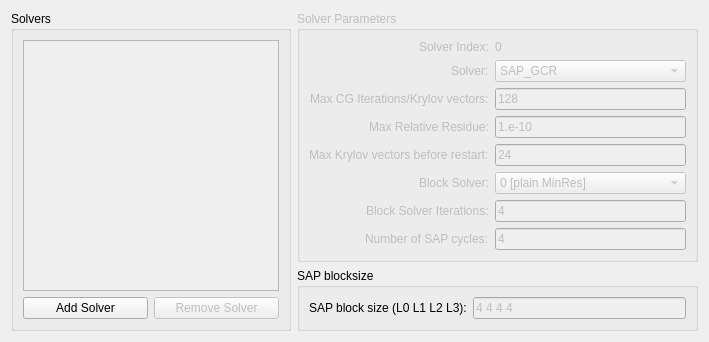
       <widget class="QWidget" name="tabSolvers">
        <attribute name="title">
         <string>Solvers</string>
        </attribute>
        <layout class="QHBoxLayout" name="horizontalLayout_19">
         <item>
          <widget class="QGroupBox" name="groupBox_8">
           <property name="title">
            <string>Solvers</string>
           </property>
           <property name="flat">
            <bool>false</bool>
           </property>
           <layout class="QVBoxLayout" name="verticalLayout_5">
            <item>
             <widget class="QListWidget" name="listSolvers">
              <property name="enabled">
               <bool>false</bool>
              </property>
              <property name="contextMenuPolicy">
               <enum>Qt::ActionsContextMenu</enum>
              </property>
              <property name="dragEnabled">
               <bool>true</bool>
              </property>
              <property name="dragDropMode">
               <enum>QAbstractItemView::DragDrop</enum>
              </property>
              <property name="defaultDropAction">
               <enum>Qt::MoveAction</enum>
              </property>
              <property name="sortingEnabled">
               <bool>false</bool>
              </property>
             </widget>
            </item>
            <item>
             <layout class="QHBoxLayout" name="horizontalLayout_14">
              <property name="rightMargin">
               <number>0</number>
              </property>
              <item>
               <widget class="QPushButton" name="btnAddSolver">
                <property name="text">
                 <string>Add Solver</string>
                </property>
               </widget>
              </item>
              <item>
               <widget class="QPushButton" name="btnRemoveSolver">
                <property name="enabled">
                 <bool>false</bool>
                </property>
                <property name="text">
                 <string>Remove Solver</string>
                </property>
               </widget>
              </item>
             </layout>
            </item>
           </layout>
          </widget>
         </item>
         <item>
          <layout class="QVBoxLayout" name="verticalLayout_14">
           <item>
            <widget class="QGroupBox" name="groupSolver">
             <property name="enabled">
              <bool>false</bool>
             </property>
             <property name="title">
              <string>Solver Parameters</string>
             </property>
             <property name="flat">
              <bool>false</bool>
             </property>
             <layout class="QHBoxLayout" name="horizontalLayout_8">
              <item>
               <layout class="QFormLayout" name="formLayout_2">
                <property name="fieldGrowthPolicy">
                 <enum>QFormLayout::AllNonFixedFieldsGrow</enum>
                </property>
                <property name="labelAlignment">
                 <set>Qt::AlignRight|Qt::AlignTrailing|Qt::AlignVCenter</set>
                </property>
                <property name="verticalSpacing">
                 <number>6</number>
                </property>
                <item row="0" column="0">
                 <widget class="QLabel" name="lbl0_15">
                  <property name="toolTip">
                   <string>can put some relevant info about beta here...</string>
                  </property>
                  <property name="text">
                   <string>Solver Index:</string>
                  </property>
                 </widget>
                </item>
                <item row="0" column="1">
                 <widget class="QLabel" name="lblSolverIndex">
                  <property name="toolTip">
                   <string>can put some relevant info about beta here...</string>
                  </property>
                  <property name="text">
                   <string>0</string>
                  </property>
                 </widget>
                </item>
                <item row="1" column="0">
                 <widget class="QLabel" name="lbl0_3">
                  <property name="toolTip">
                   <string>can put some relevant info about gauge actions here...</string>
                  </property>
                  <property name="text">
                   <string>Solver:</string>
                  </property>
                 </widget>
                </item>
                <item row="1" column="1">
                 <widget class="QComboBox" name="Solver____solver">
                  <property name="currentIndex">
                   <number>2</number>
                  </property>
                  <item>
                   <property name="text">
                    <string>CGNE</string>
                   </property>
                  </item>
                  <item>
                   <property name="text">
                    <string>MSCG</string>
                   </property>
                  </item>
                  <item>
                   <property name="text">
                    <string>SAP_GCR</string>
                   </property>
                  </item>
                  <item>
                   <property name="text">
                    <string>DFL_SAP_GCR</string>
                   </property>
                  </item>
                 </widget>
                </item>
                <item row="2" column="0">
                 <widget class="QLabel" name="lblSolvernmx">
                  <property name="toolTip">
                   <string>can put some relevant info about beta here...</string>
                  </property>
                  <property name="text">
                   <string>Max CG Iterations/Krylov vectors:</string>
                  </property>
                 </widget>
                </item>
                <item row="2" column="1">
                 <widget class="QLineEdit" name="Solver____nmx">
                  <property name="autoFillBackground">
                   <bool>false</bool>
                  </property>
                  <property name="inputMethodHints">
                   <set>Qt::ImhNone</set>
                  </property>
                  <property name="inputMask">
                   <string/>
                  </property>
                  <property name="text">
                   <string>128</string>
                  </property>
                  <property name="maxLength">
                   <number>15</number>
                  </property>
                 </widget>
                </item>
                <item row="3" column="0">
                 <widget class="QLabel" name="lbl0_18">
                  <property name="toolTip">
                   <string>can put some relevant info about beta here...</string>
                  </property>
                  <property name="text">
                   <string>Max Relative Residue:</string>
                  </property>
                 </widget>
                </item>
                <item row="3" column="1">
                 <widget class="QLineEdit" name="Solver____res">
                  <property name="inputMethodHints">
                   <set>Qt::ImhNone</set>
                  </property>
                  <property name="inputMask">
                   <string/>
                  </property>
                  <property name="text">
                   <string>1.e-10</string>
                  </property>
                  <property name="maxLength">
                   <number>15</number>
                  </property>
                 </widget>
                </item>
                <item row="4" column="0">
                 <widget class="QLabel" name="lbl0_30">
                  <property name="toolTip">
                   <string>can put some relevant info about beta here...</string>
                  </property>
                  <property name="text">
                   <string>Max Krylov vectors before restart:</string>
                  </property>
                 </widget>
                </item>
                <item row="4" column="1">
                 <widget class="QLineEdit" name="Solver____nkv">
                  <property name="inputMethodHints">
                   <set>Qt::ImhNone</set>
                  </property>
                  <property name="inputMask">
                   <string/>
                  </property>
                  <property name="text">
                   <string>24</string>
                  </property>
                  <property name="maxLength">
                   <number>15</number>
                  </property>
                 </widget>
                </item>
                <item row="5" column="0">
                 <widget class="QLabel" name="lbl0_31">
                  <property name="toolTip">
                   <string>can put some relevant info about beta here...</string>
                  </property>
                  <property name="text">
                   <string>Block Solver:</string>
                  </property>
                 </widget>
                </item>
                <item row="5" column="1">
                 <widget class="QComboBox" name="Solver____isolv">
                  <item>
                   <property name="text">
                    <string>0 [plain MinRes]</string>
                   </property>
                  </item>
                  <item>
                   <property name="text">
                    <string>1 [eo-preconditioned MinRes]</string>
                   </property>
                  </item>
                 </widget>
                </item>
                <item row="6" column="0">
                 <widget class="QLabel" name="lbl0_32">
                  <property name="toolTip">
                   <string>can put some relevant info about beta here...</string>
                  </property>
                  <property name="text">
                   <string>Block Solver Iterations:</string>
                  </property>
                 </widget>
                </item>
                <item row="6" column="1">
                 <widget class="QLineEdit" name="Solver____nmr">
                  <property name="inputMethodHints">
                   <set>Qt::ImhNone</set>
                  </property>
                  <property name="inputMask">
                   <string/>
                  </property>
                  <property name="text">
                   <string>4</string>
                  </property>
                  <property name="maxLength">
                   <number>15</number>
                  </property>
                 </widget>
                </item>
                <item row="7" column="0">
                 <widget class="QLabel" name="lbl0_33">
                  <property name="toolTip">
                   <string>can put some relevant info about beta here...</string>
                  </property>
                  <property name="text">
                   <string>Number of SAP cycles:</string>
                  </property>
                 </widget>
                </item>
                <item row="7" column="1">
                 <widget class="QLineEdit" name="Solver____ncy">
                  <property name="inputMethodHints">
                   <set>Qt::ImhNone</set>
                  </property>
                  <property name="inputMask">
                   <string/>
                  </property>
                  <property name="text">
                   <string>4</string>
                  </property>
                  <property name="maxLength">
                   <number>15</number>
                  </property>
                 </widget>
                </item>
               </layout>
              </item>
             </layout>
            </widget>
           </item>
           <item>
            <widget class="QGroupBox" name="groupSolver_2">
             <property name="title">
              <string>SAP blocksize</string>
             </property>
             <property name="flat">
              <bool>false</bool>
             </property>
             <layout class="QHBoxLayout" name="horizontalLayout_10">
              <item>
               <layout class="QFormLayout" name="formLayout_16">
                <property name="fieldGrowthPolicy">
                 <enum>QFormLayout::AllNonFixedFieldsGrow</enum>
                </property>
                <property name="labelAlignment">
                 <set>Qt::AlignRight|Qt::AlignTrailing|Qt::AlignVCenter</set>
                </property>
                <property name="verticalSpacing">
                 <number>6</number>
                </property>
                <item row="0" column="0">
                 <widget class="QLabel" name="lblSolvernmx_3">
                  <property name="toolTip">
                   <string>can put some relevant info about beta here...</string>
                  </property>
                  <property name="text">
                   <string>SAP block size (L0 L1 L2 L3):</string>
                  </property>
                 </widget>
                </item>
                <item row="0" column="1">
                 <widget class="QLineEdit" name="SAP____bs">
                  <property name="enabled">
                   <bool>false</bool>
                  </property>
                  <property name="autoFillBackground">
                   <bool>false</bool>
                  </property>
                  <property name="inputMethodHints">
                   <set>Qt::ImhNone</set>
                  </property>
                  <property name="inputMask">
                   <string/>
                  </property>
                  <property name="text">
                   <string>4 4 4 4</string>
                  </property>
                  <property name="maxLength">
                   <number>15</number>
                  </property>
                 </widget>
                </item>
               </layout>
              </item>
             </layout>
            </widget>
           </item>
          </layout>
         </item>
        </layout>
       </widget>
